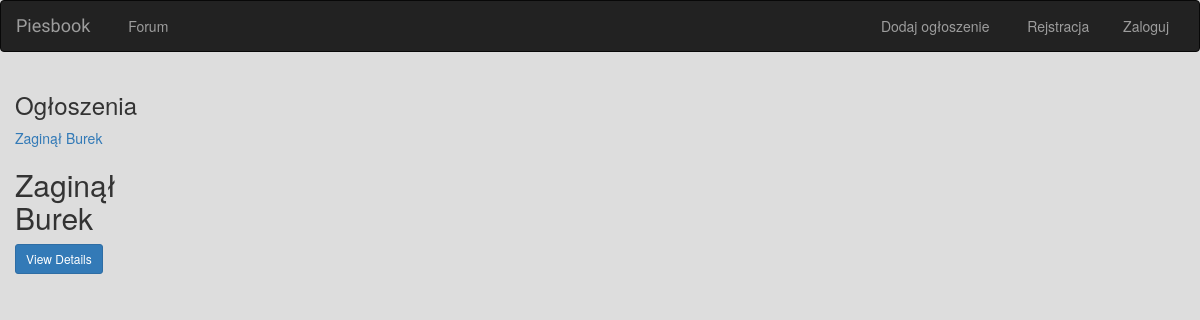
The app's page /, older data.
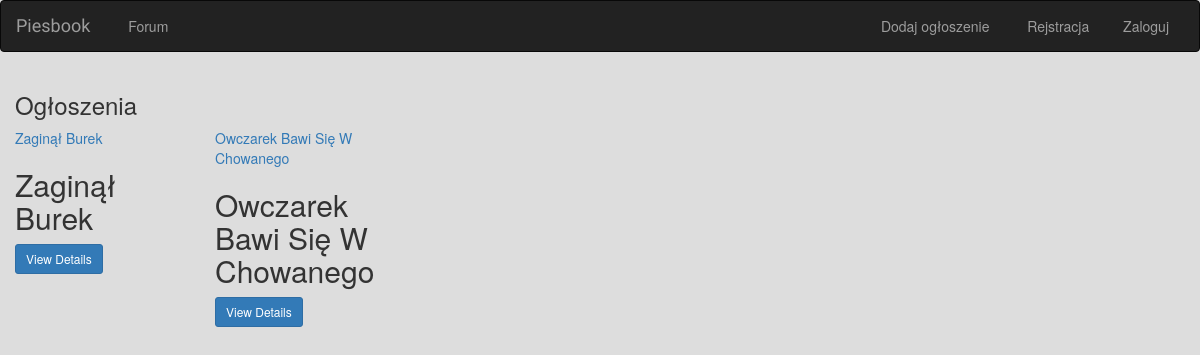
The same page, newer data.
### forum/models.py (models this page shows, shortened)
class Post(models.Model):
    author = models.ForeignKey('auth.User', on_delete=models.CASCADE)
    title = models.CharField(max_length=200)
    text = models.TextField()
    created_date = models.DateTimeField(
            default=timezone.now)
    published_date = models.DateTimeField(
            blank=True, null=True)

### forum/views.py (the view)
# urls.py: url(r'^$', views.IndexView.as_view(), name='index'),
class IndexView(generic.ListView):
    template_name = 'forum/posts.html'
    def get_queryset(self):
        return Post.objects.all()

### forum/templates/forum/posts.html (shortened to what this page needs)
{% extends 'forum/base.html' %}<! import  bazowego pliku>
{% block body%}
<div class="container-fluid">
    <div class="row">
        <div class="col-sm-12">
            <h3>Ogłoszenia</h3>
        </div>
            {% for post in object_list %}
            <div class="col-sm-4 col-lg-2">
                <div class="thumvnail">
                    <a href="{%url 'forum:post_detail' post.id%}">
                        {{ post.title }}<!można tu podlinkować obrazek>
                    </a>
                     <div class="caption">
                            <h2>{{ post.title }}</h2>
                     </div>
                        <a href="{% url 'forum:post_detail' post.id %}" class="btn btn-primary btn-sm" role="button">
                            View Details</a>
                </div>
            </div>
            {% endfor %}
    </div>
</div>
{% endblock%}

### forum/templates/forum/base.html (shortened to what this page needs)
<!DOCTYPE html>
<html lang="en">
{% load staticfiles %}
<head>
    <link rel="stylesheet" href="https://maxcdn.bootstrapcdn.com/bootstrap/3.3.6/css/bootstrap.min.css">
    <link rel="stylesheet" type="text/css" href="{% static 'forum/style.css' %}"/>
</head>
<body>
<nav class="navbar navbar-inverse">
    <div class="container-fluid">
        <div class="navbar-hader">
            <a class="navbar-brand" href="{% url 'forum:index' %}">Piesbook</a>
        </div>
        <div class="collapse navbar-collapse">
            <ul class="nav navbar-nav">
                <li class="">
                    <a href="{% url 'forum:index'%}">
                        &nbsp;
                        Forum
                    </a>
                </li>
            </ul>
            <ul class="nav navbar-nav navbar-right">
                <li class="">
                    <a href="{% url 'forum:add_post' %}">
                         Dodaj ogłoszenie
                    </a>
                </li>
                 <li class="">
                    <a href="#">
                      &nbsp;
                      Rejstracja
                    </a>
                </li>
                <li class="">
                    <a href="#">
                         Zaloguj
                    </a>
                </li>
            </ul>
        </div>
    </div>
</nav>
{% block body %}
{% endblock %}
</body>
</html>

### forum/static/forum/style.css (style rules this page uses)
body { background-color: #dddddd; }
.navbar { border-radius: 2; }
.navbar-brand { font-family:'Satisfy', cursive; }

Row changes from the older to the newer data that the page shows:
added Post: title "Owczarek Bawi Się W Chowanego"
